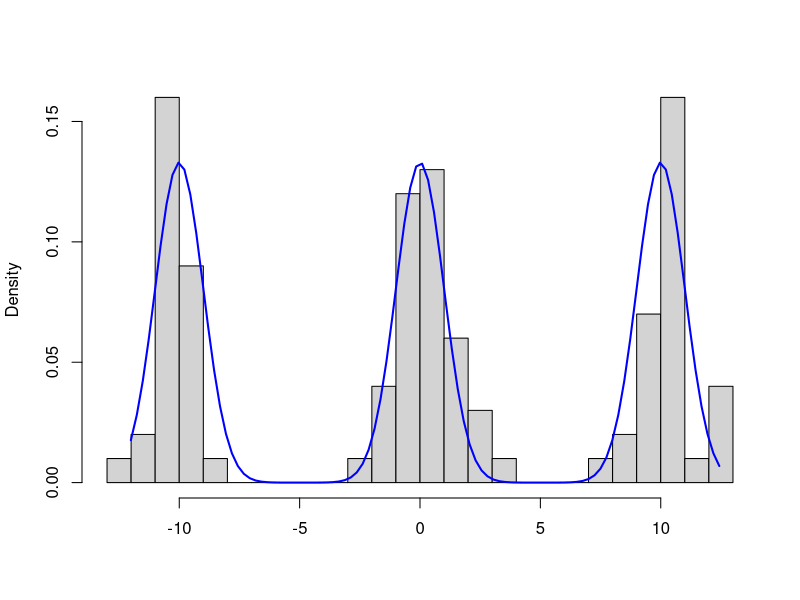

This chart was generated by the following R code:
## ---- chunk 1
knitr::opts_chunk$set(fig.width=5, fig.height=4, 
                      cache=TRUE) 
## ---- chunk 2
set.seed(1234)  # random seed 
n <- 100        # number of samples
mu <- c(-10, 0, 10)  # mean of guassian

# Sample Z
Z <- sample(1:3, size=n, replace=TRUE)

# Sample X conditional on Z
X <- rnorm(n, mean=mu[Z], sd=1)

 
hist(X, breaks=20, probability=TRUE, main="", xlab="", ylab="Density")

# include the combined density
mixture_density <- function(x) {
  (1/3) * dnorm(x, mean=mu[1], sd=1) + 
  (1/3) * dnorm(x, mean=mu[2], sd=1) + 
  (1/3) * dnorm(x, mean=mu[3], sd=1)
}

# get the range of the x-axis from the histogram
x_range <- seq(min(X), max(X), length.out=100)

# scale the mixture density to match the hist
density_values <- mixture_density(x_range)

# plot the mixture density curve (scaled to match the histogram)
lines(x_range, density_values, col="blue", lwd=2)
